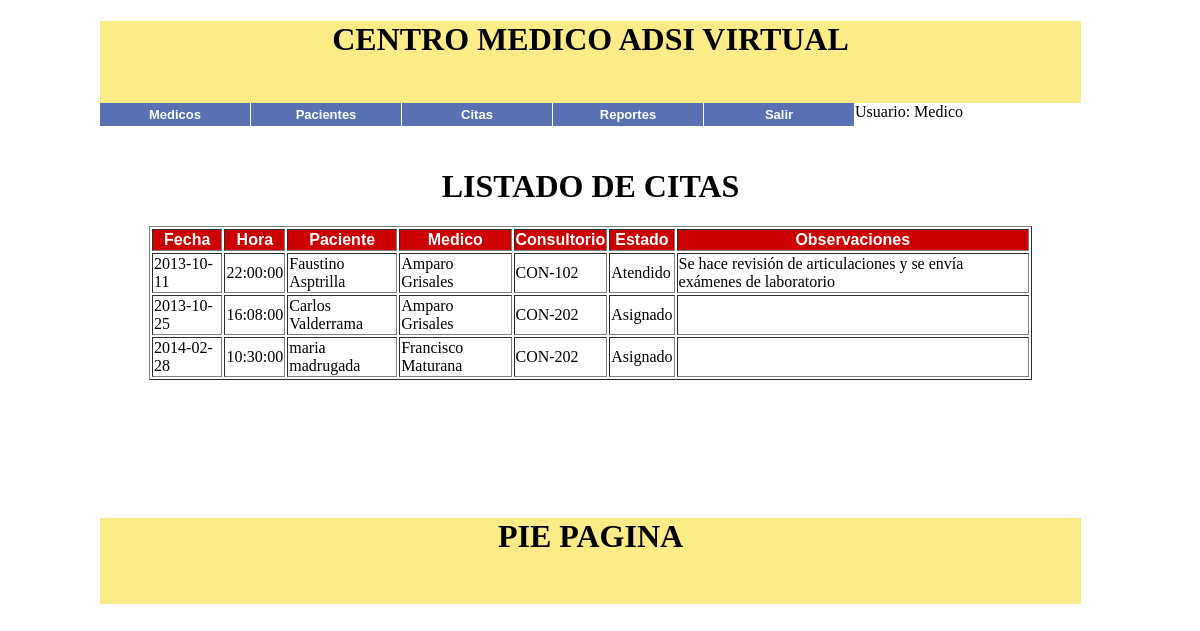
Screenshot of /CentroMedico/Vista/index2.php?pag=listarCitas (signed in) with the database file from the repository.
### tables this page shows
CREATE TABLE IF NOT EXISTS `citas` (
  `idCita` int(11) NOT NULL AUTO_INCREMENT,
  `citFecha` date NOT NULL,
  `citHora` time NOT NULL,
  `citPaciente` int(11) NOT NULL,
  `citMedico` int(11) NOT NULL,
  `citConsultorio` int(11) NOT NULL,
  `citEstado` enum('Asignado','Atendido') NOT NULL DEFAULT 'Asignado',
  `citObservaciones` text NOT NULL,
  PRIMARY KEY (`idCita`),
  KEY `fk_paciente` (`citPaciente`),
  KEY `fk_medico` (`citMedico`),
  KEY `fk_consultorio` (`citConsultorio`)
);

CREATE TABLE IF NOT EXISTS `pacientes` (
  `idPaciente` int(11) NOT NULL AUTO_INCREMENT,
  `pacIdentificacion` char(15) NOT NULL,
  `pacNombres` varchar(50) NOT NULL,
  `pacApellidos` varchar(50) NOT NULL,
  `pacFechaNacimiento` date NOT NULL,
  `pacSexo` enum('Femenino','Masculino') NOT NULL,
  PRIMARY KEY (`idPaciente`),
  UNIQUE KEY `pacIdentificacion` (`pacIdentificacion`)
);

CREATE TABLE IF NOT EXISTS `medicos` (
  `idMedico` int(11) NOT NULL AUTO_INCREMENT,
  `medIdentificacion` char(15) NOT NULL,
  `medNombres` varchar(50) NOT NULL,
  `medApellidos` varchar(50) NOT NULL,
  `medEspecialidad` varchar(50) NOT NULL,
  `medTelefono` char(15) NOT NULL,
  `medCorreo` varchar(50) NOT NULL,
  PRIMARY KEY (`idMedico`),
  UNIQUE KEY `medIdentificacion` (`medIdentificacion`)
);

CREATE TABLE IF NOT EXISTS `consultorios` (
  `idConsultorio` int(11) NOT NULL AUTO_INCREMENT,
  `conNombre` char(15) NOT NULL,
  PRIMARY KEY (`idConsultorio`)
);

### CentroMedico/Vista/listarCitas.php (the view, shortened to what this page needs)
<?php
$objConexion=Conectarse();
$sql="select ci.idCita, p.pacNombres, p.pacApellidos, m.medNombres, m.medApellidos, m.medespecialidad,
c.conNombre, ci.citFecha, ci.citHora, ci.citEstado, ci.citObservaciones
from pacientes p, medicos m, consultorios c, citas ci
where (p.idPaciente = ci.citPaciente) and
	  (m.idMedico = ci.citMedico) and
	  (c.idConsultorio = ci.citConsultorio)";
$citas = $objConexion->query($sql);
?>
<h1 align="center">LISTADO DE CITAS</h1>
<table width="90%" border="1" align="center">
  <tr align="center" bgcolor="#cc0000" class="texto">
    <td>Fecha</td>
    <td>Hora</td>
    <td>Paciente</td>
    <td>Medico</td>
    <td>Consultorio</td>
    <td>Estado</td>
    <td>Observaciones</td>
  </tr>
 <?php
while($cita=$citas->fetch_object())
{
?>
  <tr>
    <td><?php echo $cita->citFecha?></td>
    <td><?php echo $cita->citHora?></td>
    <td><?php echo $cita->pacNombres." ".$cita->pacApellidos?></td>
    <td><?php echo $cita->medNombres." ".$cita->medApellidos?></td>
    <td><?php echo $cita->conNombre?></td>
    <td><?php echo $cita->citEstado?></td>
    <td><?php echo $cita->citObservaciones?></td>
  </tr>
 <?php
}
?>
</table>

### CentroMedico/Css/estilos.css (style rules this page uses)
.texto { font-family: Arial, Helvetica, sans-serif; font-weight: bold; color: #FFF; }

### rows the page displays
citas: citFecha "2013-10-11", citHora "22:00:00", citPaciente.pacNombres "Faustino", citPaciente.pacApellidos "Asptrilla", citMedico.medNombres "Amparo", citMedico.medApellidos "Grisales", citConsultorio.conNombre "CON-102", citEstado "Atendido", citObservaciones "Se hace revisión de articulaciones y se envía exámenes de laboratorio"
citas: citFecha "2013-10-25", citHora "16:08:00", citPaciente.pacNombres "Carlos", citPaciente.pacApellidos "Valderrama", citMedico.medNombres "Amparo", citMedico.medApellidos "Grisales", citConsultorio.conNombre "CON-202", citEstado "Asignado"
citas: citFecha "2014-02-28", citHora "10:30:00", citPaciente.pacNombres "maria", citPaciente.pacApellidos "madrugada", citMedico.medNombres "Francisco", citMedico.medApellidos "Maturana", citConsultorio.conNombre "CON-202", citEstado "Asignado"

### other values shown
$_SESSION['user'] "Medico"
